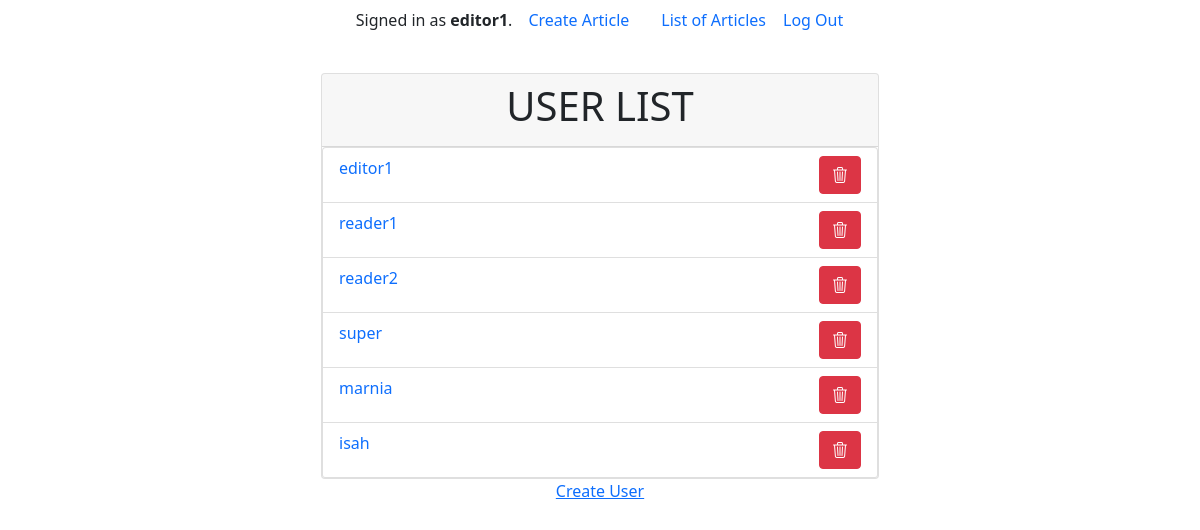
/management/users/ (signed in), run on an earlier commit of the app's database.
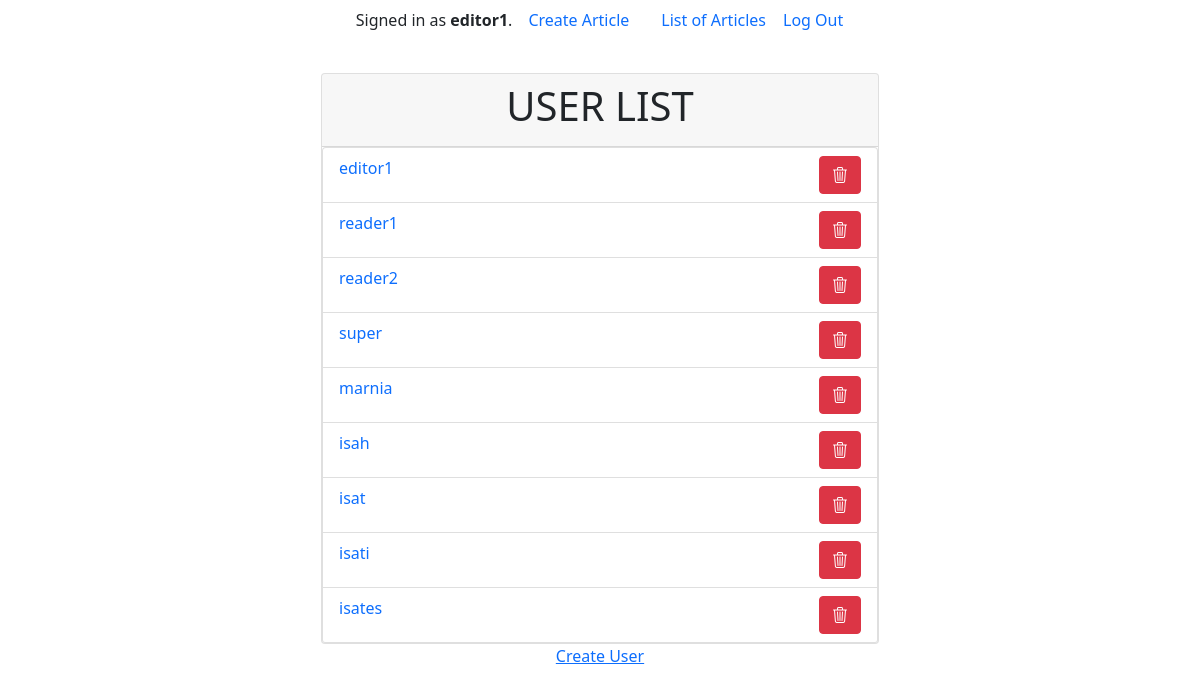
And on a later commit of the database.
### news/models.py (models this page shows)
class User(AbstractUser):
    is_editor = models.BooleanField(default=False)
    is_reader = models.BooleanField(default=True)
    groups = models.ManyToManyField(
        Group,
        related_name='news_user_set',  # Add this line
        blank=True,
        help_text='The groups this user belongs to.',
        verbose_name='groups',
    )
    user_permissions = models.ManyToManyField(
        Permission,
        related_name='news_user_permissions_set',  # Add this line
        blank=True,
        help_text='Specific permissions for this user.',
        verbose_name='user permissions',
    )

### user_management/views.py (the view)
# urls.py: path('users/', views.user_list, name='user_list'),
@login_required(login_url=reverse_lazy('login'))
def user_list(request):
    users = User.objects.all()
    return render(request, 'user_management/user_list.html', {'users': users})

### user_management/templates/user_management/user_list.html (shortened to what this page needs)
{% extends "user_management/layout.html" %}
{% block body %}
<div class="card w-50">
  <div class="card-header">
    <h1 class="text-center text-uppercase">
      User List
    </h1>
  </div>
  <div class="list-group">
    {% for user in users %}
    <div
    class="list-group-item list-group-item-action d-flex flex-row justify-content-between"
    aria-current="true">
    <a href="{% url 'management:user_detail' user.id %}"
    class="text-decoration-none col-10"
    aria-current="true">
      {{ user.username }}
    </a>
    <form method="post" action="{% url 'management:user_delete' user.id %}">
      <button class="btn btn-danger">
        <i class="bi bi-trash3"></i>
      </button>
    </form>
    </div>
    {% endfor %}
  </div>
</div>
<a href="{% url 'management:user_create' %}">
  Create User
</a>
{% endblock %}

### user_management/templates/user_management/layout.html (shortened to what this page needs)
{% load static %}
<!DOCTYPE html>
<html lang="en">
    <head>
        <link href="https://cdn.jsdelivr.net/npm/bootstrap@5.0.2/dist/css/bootstrap.min.css" rel="stylesheet">
        <link rel="stylesheet" href="https://cdn.jsdelivr.net/npm/bootstrap-icons@1.11.3/font/bootstrap-icons.min.css">
        <link rel="stylesheet" href="{% static 'user_management/styles.css' %}">
    </head>
    <body>
        <div class="container min-vh-100 d-flex align-items-center flex-column">
            <ul class="nav">
                <li class="nav-item my-auto">
                    {% if user.is_authenticated %}
                        Signed in as <strong>{{ user.username }}</strong>.
                    {% else %}
                        Not signed in.
                    {% endif %}
                </li>
                {% if user.is_authenticated %}
                    {% if user.is_superuser %}
                        <li class="nav-item my-auto">
                            <a class="nav-link" href="{% url 'management:user_list' %}">User List</a>
                        </li>
                        <li class="nav-item my-auto">
                            <a class="nav-link" href="{% url 'management:user_create' %}">Create User</a>
                        </li>
                    {% elif user.is_editor %}
                        <li class="nav-item my-auto">
                            <a class="nav-link" href="{% url 'news:article_create' %}">Create Article</a>
                        </li>
                        <li class="nav-item my-auto">
                            <a class="nav-link" href="/">List of Articles</a>
                        </li>
                    {% endif %}
                    <li class="nav-item my-auto">
                        <form method="post" action="{% url 'management:logout' %}">
                            <button type="submit" class="btn btn-link nav-link" style="padding: 0;">Log Out</button>
                        </form>
                    </li>
            {% endif %}
            </ul>
            {% block body %}
            {% endblock %}
        </div>
    </body>
</html>

What changed in the data, as far as the page shows it:
added User: username "isat"
added User: username "isati"
added User: username "isates"
